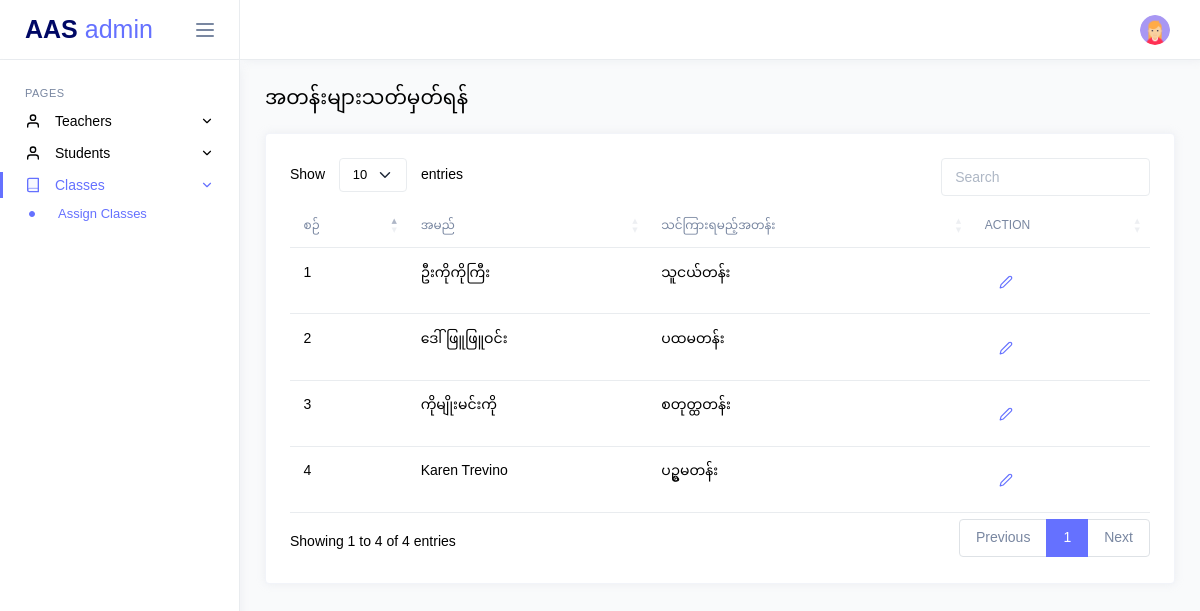
The app's page /admin/assign-classes.php (signed in) with its own data.
### tables this page shows
CREATE TABLE `teachers` (
  `id` int(11) NOT NULL,
  `name_eng` varchar(255) NOT NULL,
  `name_mm` varchar(255) NOT NULL,
  `username` varchar(255) NOT NULL,
  `father_name` varchar(255) NOT NULL,
  `mother_name` varchar(255) NOT NULL,
  `education` varchar(255) DEFAULT NULL,
  `rank` varchar(255) DEFAULT NULL,
  `class_id` int(11) DEFAULT NULL,
  `dob` date DEFAULT NULL,
  `start_edu_at` date DEFAULT NULL,
  `start_current_rank_at` date DEFAULT NULL,
  `start_current_school_at` date DEFAULT NULL,
  `password` varchar(255) NOT NULL DEFAULT '123456',
  `password_status` int(11) NOT NULL DEFAULT 0,
  `phone` varchar(15) DEFAULT NULL,
  `status` enum('active','inactive','','') NOT NULL DEFAULT 'active',
  `address` varchar(255) DEFAULT NULL,
  `bed_status` enum('မပြီး','ပြီး','','') NOT NULL DEFAULT 'မပြီး',
  `phaung_gyi_status` enum('မပြီး','ပြီး','','') NOT NULL DEFAULT 'မပြီး',
  `completed_course` varchar(255) DEFAULT NULL,
  `created_at` datetime NOT NULL DEFAULT current_timestamp(),
  `updated_at` datetime NOT NULL DEFAULT current_timestamp()
);

CREATE TABLE `classes` (
  `id` int(11) NOT NULL,
  `class_name_eng` varchar(255) NOT NULL,
  `class_name_mm` varchar(255) NOT NULL,
  `grade_level` varchar(255) NOT NULL,
  `created_at` datetime NOT NULL
);

### core/helpers/Helper.php (called while the page is built, shortened)
<?php
class Helper
{
    public static function startSession()
    {
        if (session_status() === PHP_SESSION_NONE) {
            return session_start();
        }
        return true;
    }
}

### app/controllers/TeacherController.php (called while the page is built, shortened)
<?php
class TeacherController
{
    private $teacherModel;
    public function __construct()
    {
        $database = new MySQL();
        $db = $database->connect();
        $this->teacherModel = new TeacherModel($db);
    }
    public function getAllTeachersClass()
    {
        return $this->teacherModel->getAllTeachersClass();
    }
    public function getTeacherClassNameById($id)
    {
        return $this->teacherModel->getTeacherClassNameById($id);
    }
}

### app/models/TeacherModel.php (called while the page is built, shortened)
<?php
class TeacherModel
{
    private $db;
    private $table = 'teachers';
    public function __construct($db)
    {
        $this->db = $db;
    }
    public function getAllTeachersClass()
    {
        try {
            $query = "SELECT id, name_mm, class_id
                FROM {$this->table}
                WHERE status = 'active'";
            $stmt = $this->db->prepare($query);
            $stmt->execute();
            return $stmt->fetchAll(PDO::FETCH_ASSOC);
        } catch (PDOException $e) {
            return $e->getMessage();
        }
    }
    public function getTeacherClassNameById($id)
    {
        try {
            $query = "SELECT name_mm, class_id, classes.class_name_mm as class_name
                FROM {$this->table}
                LEFT JOIN classes ON teachers.class_id = classes.id
                WHERE teachers.id= :id
                ";
            $stmt = $this->db->prepare($query);
            $stmt->bindParam(':id', $id);
            $stmt->execute();
            return $stmt->fetch(PDO::FETCH_OBJ);
        } catch (PDOException $e) {
            return $e->getMessage();
        }
    }
}

### public/admin/assign-classes.php (the view, shortened to what this page needs)
<?php
include('../components/header.php');
$teacherController = new TeacherController();
$teachers = $teacherController->getAllTeachersClass();
?>
<body>
    <div class="main-wrapper">
        <?php
        include('../components/admin_sidebar.php');
        include('../components/admin_navbar.php');
        ?>
        <div class="page-content">
            <div class="d-flex justify-content-between align-items-center flex-wrap grid-margin">
                <div>
                    <h4 class="mb-3 mb-md-0">အတန်းများသတ်မှတ်ရန်</h4>
                </div>
            </div>
            <div class="row">
                <div class="col-md-12 grid-margin stretch-card">
                    <div class="card">
                        <div class="card-body">
                            <div class="table-responsive">
                                <table id="teachersTable" class="table ">
                                    <thead>
                                        <tr>
                                            <th>စဉ်</th>
                                            <th>အမည်</th>
                                            <th>သင်ကြားရမည့်အတန်း</th>
                                            <th>Action</th>
                                        </tr>
                                    </thead>
                                    <tbody>
                                        <?php $count = 1; ?>
                                        <?php foreach ($teachers as $teacher): ?>
                                            <?php
                                            $teacherId = $teacher['id'];
                                            $teacherClassData = $teacherController->getTeacherClassNameById($teacherId);
                                            ?>
                                            <tr>
                                                <td><?= $count ?></td>
                                                <td><?= htmlspecialchars($teacher['name_mm']) ?></td>
                                                <td><?= is_null($teacher['class_id']) ? 'အတန်းမသတ်မှတ်ရသေးပါ။' : $teacherClassData->class_name ?>
                                                </td>
                                                <td class="d-flex align-items-center">
                                                    <button type="button" class="btn" data-bs-toggle="modal"
                                                        data-bs-target="#editModal" data-id="<?= $teacher['id'] ?>"
                                                        data-class-id="<?= $teacher['class_id'] ?>"
                                                        data-name="<?= htmlspecialchars($teacher['name_mm']) ?>"> <a
                                                            class="" href="javascript:;"><i data-feather="edit-2"
                                                                class="icon-sm me-2"></i></a>
                                                    </button>
                                                </td>
                                            </tr>
                                            <?php $count++; ?>
                                        <?php endforeach ?>
                                    </tbody>
                                </table>
                            </div>
                        </div>
                    </div>
                </div>
            </div>
        </div>
    </div>
</body>

### public/components/header.php (shortened to what this page needs)
<!DOCTYPE html>
<html lang="en">
<head>
    <link href="../assets/fonts/google-font/roboto.css" rel="stylesheet">
    <link rel="stylesheet" href="../assets/vendors/core/core.css">
    <link rel="stylesheet" href="../assets/vendors/flatpickr/flatpickr.min.css">
    <link rel="stylesheet" href="../assets/vendors/sweetalert2/sweetalert2.min.css">
    <link rel="stylesheet" href="../assets/vendors/datatables.net-bs5/dataTables.bootstrap5.css">
    <link rel="stylesheet" href="../assets/fonts/feather-font/css/iconfont.css">
    <link rel="stylesheet" href="../assets/vendors/flag-icon-css/css/flag-icon.min.css">
    <link rel="stylesheet" href="../assets/css/demo1/style.min.css">
</head>

### public/components/admin_sidebar.php (shortened to what this page needs)
<?php
$currentPage = basename($_SERVER['PHP_SELF']);
?>
<nav class="sidebar">
    <div class="sidebar-header">
        <a href="index.php" class="sidebar-brand">
            AAS<span> admin</span>
        </a>
        <div class="sidebar-toggler not-active">
            <span></span>
            <span></span>
            <span></span>
        </div>
    </div>
    <div class="sidebar-body">
        <ul class="nav">
            <li class="nav-item nav-category">Pages</li>
            <li class="nav-item">
                <a class="nav-link" data-bs-toggle="collapse" href="#teachers-pages" role="button" aria-expanded="false" aria-controls="teachers-pages">
                    <i class="link-icon" data-feather="user"></i>
                    <span class="link-title">Teachers</span>
                    <i class="link-arrow" data-feather="chevron-down"></i>
                </a>
            </li>
            <li class="nav-item">
                <a class="nav-link" data-bs-toggle="collapse" href="#students-pages" role="button" aria-expanded="false" aria-controls="students-pages">
                    <i class="link-icon" data-feather="user"></i>
                    <span class="link-title">Students</span>
                    <i class="link-arrow" data-feather="chevron-down"></i>
                </a>
            </li>
            <li class="nav-item">
                <a class="nav-link" data-bs-toggle="collapse" href="#classes-pages" role="button" aria-expanded="false" aria-controls="classes-pages">
                    <i class="link-icon" data-feather="book"></i>
                    <span class="link-title">Classes</span>
                    <i class="link-arrow" data-feather="chevron-down"></i>
                </a>
                <div class="collapse" id="classes-pages">
                    <ul class="nav sub-menu">
                        <li class="nav-item">
                            <a href="assign-classes.php"
                                class="nav-link <?php echo ($currentPage == 'assign-classes.php') ? 'active' : ''; ?>">
                                Assign Classes
                            </a>
                        </li>
                    </ul>
                </div>
            </li>
        </ul>
    </div>
</nav>

### public/components/admin_navbar.php (shortened to what this page needs)
<div class="page-wrapper">
    <nav class="navbar">
        <div class="navbar-content">
            <ul class="navbar-nav">
                <li class="nav-item dropdown">
                    <a class="nav-link dropdown-toggle" href="#" id="profileDropdown" role="button" data-bs-toggle="dropdown" aria-haspopup="true" aria-expanded="false">
                        <img class="wd-30 ht-30 rounded-circle" src="../assets/images/faces/profile.png" alt="profile">
                    </a>
                </li>
            </ul>
        </div>
    </nav>

### records on screen
teachers: name_mm "ဦးကိုကိုကြီး", class.class_name_mm "သူငယ်တန်း"
teachers: name_mm "ဒေါ်ဖြူဖြူဝင်း", class.class_name_mm "ပထမတန်း"
teachers: name_mm "ကိုမျိုးမင်းကို", class.class_name_mm "စတုတ္ထတန်း"
teachers: name_mm "Karen Trevino", class.class_name_mm "ပဥ္စမတန်း"
